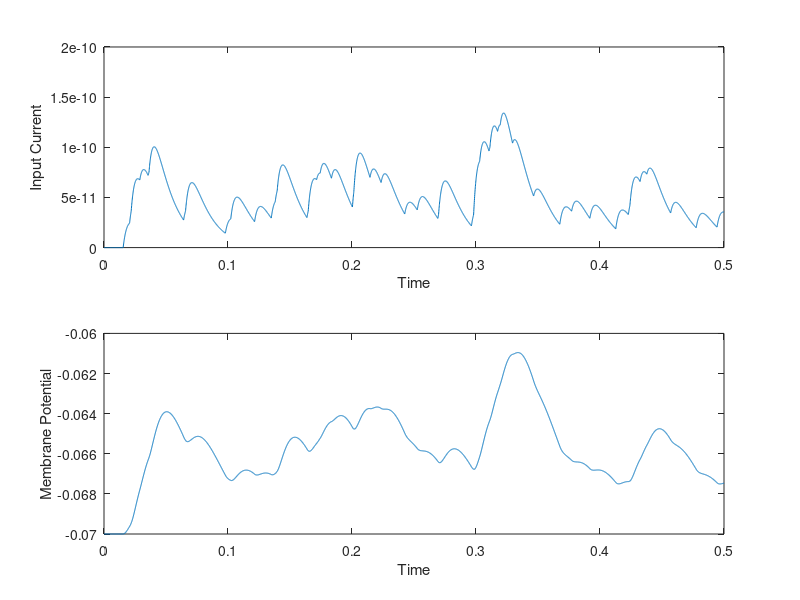

Source code (MATLAB):
%Response to poisson stimuli from a number of synapses by a AEF RS neuron.

close all;
clear all;


%% calculation of spike times.

T = 500e-3;
N=100;
lambda = 1;
dt = 0.1e-3;
t=0:dt:T;

for i=1:N
    time_spike{i,1}(1)=exprnd(1/lambda);
end

for j=1:N
    i=1;
    while time_spike{j,1}(i)<=T
        time_spike{j,1}(i+1)=time_spike{j,1}(i)+exprnd(1/lambda);
        i=i+1;
    end
    time_spike{j,1}=time_spike{j,1}(1:i-1);
    clear i;
end

%% calculation of Iapp
Io = 1e-12;
tau = 15e-3;
tau_s = tau/4;
wo =50;
sigma_w = 5;
we = sigma_w*randn(N,1) + wo;

Iapp = zeros(1,length(t));

for ii=1:N
    for i=1:length(t)
        for j=1:length(time_spike{ii})
            if t(i)<time_spike{ii}(j), break; end
            Iapp(i) = Iapp(i) + Io*we(ii)*(exp(-(t(i)-time_spike{ii}(j))/tau)-exp(-(t(i)-time_spike{ii}(j))/tau_s));
        end
    end
end

%% Output calcution for the AEF neuron.
%AEF model physical parameters
C = 200e-12;
gL= 10e-9;
E_L= -70e-3;
V_T= -50e-3;
DelT = 2e-3;
a = 2e-9;
tau_t = 30e-3;
b = 0;
Vgamma= -58e-3;

%the state variables.
V = zeros(1,length(t));
U = zeros(1,length(t));
V(1)= -70e-3; 
U(1)= 0;

spike_count=0;
for i=1:length(t)-1;
    if V(i) >= 0,
        V(i)=0;
        V(i+1)= Vgamma;
        U(i+1) = U(i)+ b;
        spike_count=spike_count+1;
    else
        k = (1/C)*(-gL*(V(i)-E_L)+gL*DelT*exp((V(i)-V_T)/DelT)-U(i)+Iapp(i));
        l = (1/tau_t)*(a*(V(i)-E_L)-U(i));
        V(i+1)= V(i) + dt*k;
        U(i+1)= U(i) + dt*l;
    end   
end

%% Plots
subplot(2,1,1)
plot(t,Iapp)
xlabel('Time')
ylabel('Input Current')

subplot(2,1,2)
plot(t,V)
xlabel('Time')
ylabel('Membrane Potential')
spike_count